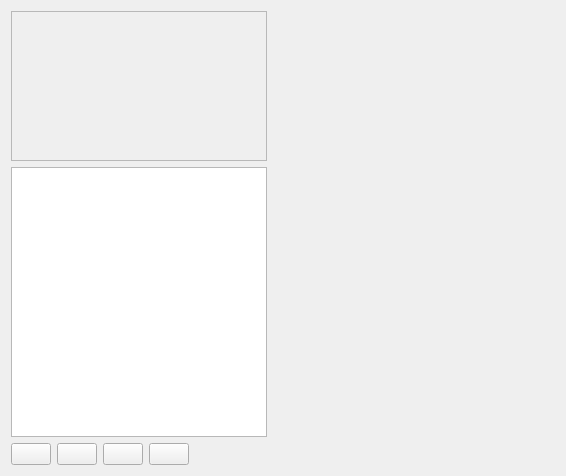
<?xml version="1.0" encoding="UTF-8"?>
<ui version="4.0">
 <class>EffectStackPropertiesWidgetBase</class>
 <widget class="QWidget" name="EffectStackPropertiesWidgetBase">
  <property name="geometry">
   <rect>
    <x>0</x>
    <y>0</y>
    <width>566</width>
    <height>476</height>
   </rect>
  </property>
  <property name="windowTitle">
   <string>Effects</string>
  </property>
  <layout class="QGridLayout" name="gridLayout">
   <item row="0" column="0">
    <layout class="QVBoxLayout" name="verticalLayout">
     <item>
      <widget class="QLabel" name="lblPreview">
       <property name="sizePolicy">
        <sizepolicy hsizetype="Expanding" vsizetype="Fixed">
         <horstretch>0</horstretch>
         <verstretch>0</verstretch>
        </sizepolicy>
       </property>
       <property name="minimumSize">
        <size>
         <width>150</width>
         <height>150</height>
        </size>
       </property>
       <property name="maximumSize">
        <size>
         <width>16777215</width>
         <height>150</height>
        </size>
       </property>
       <property name="frameShape">
        <enum>QFrame::StyledPanel</enum>
       </property>
       <property name="frameShadow">
        <enum>QFrame::Sunken</enum>
       </property>
       <property name="lineWidth">
        <number>1</number>
       </property>
       <property name="midLineWidth">
        <number>0</number>
       </property>
       <property name="text">
        <string/>
       </property>
       <property name="alignment">
        <set>Qt::AlignLeading|Qt::AlignLeft|Qt::AlignVCenter</set>
       </property>
      </widget>
     </item>
     <item>
      <widget class="QListView" name="mEffectsList">
       <property name="sizePolicy">
        <sizepolicy hsizetype="Expanding" vsizetype="Expanding">
         <horstretch>0</horstretch>
         <verstretch>0</verstretch>
        </sizepolicy>
       </property>
       <property name="editTriggers">
        <set>QAbstractItemView::NoEditTriggers</set>
       </property>
      </widget>
     </item>
     <item>
      <layout class="QHBoxLayout" name="pushBtnBox">
       <property name="spacing">
        <number>6</number>
       </property>
       <item>
        <widget class="QPushButton" name="mAddButton">
         <property name="maximumSize">
          <size>
           <width>50</width>
           <height>16777215</height>
          </size>
         </property>
         <property name="toolTip">
          <string>Add symbol layer</string>
         </property>
        </widget>
       </item>
       <item>
        <widget class="QPushButton" name="mRemoveButton">
         <property name="maximumSize">
          <size>
           <width>50</width>
           <height>16777215</height>
          </size>
         </property>
         <property name="toolTip">
          <string>Remove symbol layer</string>
         </property>
        </widget>
       </item>
       <item>
        <widget class="QPushButton" name="mUpButton">
         <property name="maximumSize">
          <size>
           <width>50</width>
           <height>16777215</height>
          </size>
         </property>
         <property name="toolTip">
          <string>Move up</string>
         </property>
        </widget>
       </item>
       <item>
        <widget class="QPushButton" name="mDownButton">
         <property name="maximumSize">
          <size>
           <width>50</width>
           <height>16777215</height>
          </size>
         </property>
         <property name="toolTip">
          <string>Move down</string>
         </property>
        </widget>
       </item>
       <item>
        <spacer name="horizontalSpacer">
         <property name="orientation">
          <enum>Qt::Horizontal</enum>
         </property>
         <property name="sizeHint" stdset="0">
          <size>
           <width>20</width>
           <height>20</height>
          </size>
         </property>
        </spacer>
       </item>
      </layout>
     </item>
    </layout>
   </item>
   <item row="0" column="1" colspan="2">
    <widget class="QFrame" name="frame">
     <property name="sizePolicy">
      <sizepolicy hsizetype="Expanding" vsizetype="Preferred">
       <horstretch>4</horstretch>
       <verstretch>0</verstretch>
      </sizepolicy>
     </property>
     <property name="frameShape">
      <enum>QFrame::NoFrame</enum>
     </property>
     <property name="frameShadow">
      <enum>QFrame::Sunken</enum>
     </property>
     <layout class="QVBoxLayout" name="verticalLayout_2">
      <property name="spacing">
       <number>0</number>
      </property>
      <property name="leftMargin">
       <number>0</number>
      </property>
      <property name="topMargin">
       <number>0</number>
      </property>
      <property name="rightMargin">
       <number>0</number>
      </property>
      <property name="bottomMargin">
       <number>0</number>
      </property>
      <item>
       <widget class="QStackedWidget" name="stackedWidget">
        <property name="sizePolicy">
         <sizepolicy hsizetype="Expanding" vsizetype="Expanding">
          <horstretch>2</horstretch>
          <verstretch>0</verstretch>
         </sizepolicy>
        </property>
        <widget class="QWidget" name="page_2"/>
       </widget>
      </item>
     </layout>
    </widget>
   </item>
  </layout>
 </widget>
 <resources/>
 <connections/>
</ui>
